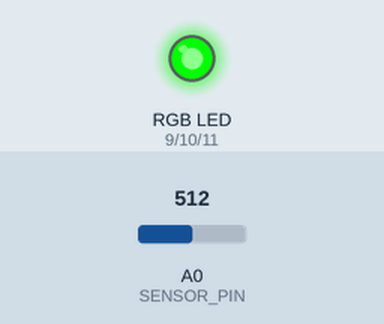
Simulated run of this sketch. Board: Arduino Uno, built with avr-gcc and run on an emulated ATmega328P. On the bench: an RGB LED mixed from three pins (HIGH = lit). The inputs (shaded band) are chosen by the test bench; at power-on: A0 (SENSOR_PIN) = 512. Dim RGB values are drawn brighter than linear.

Above: at 1.2 s.
1.3 s: A0 (SENSOR_PIN) set to 716
At 2.0 s:
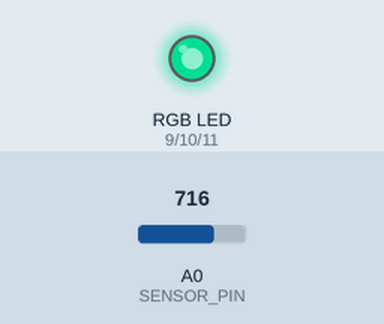
2.8 s: A0 (SENSOR_PIN) set to 778
At 3.1 s:
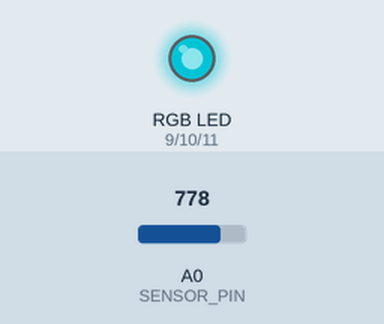
4.3 s: A0 (SENSOR_PIN) set to 900
At 5.5 s:
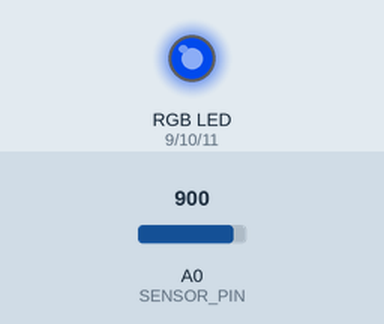
5.8 s: A0 (SENSOR_PIN) set to 1023
At 6.6 s:
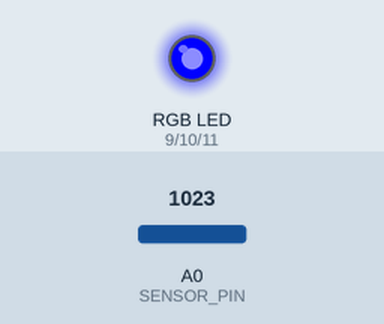
7.3 s: A0 (SENSOR_PIN) set to 511
At 7.7 s:
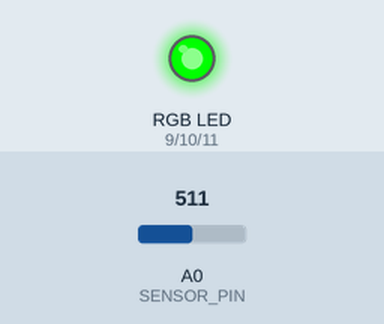
Timing chart, 0 to 9.8 s (numbered marks = the images above; inputs shaded):
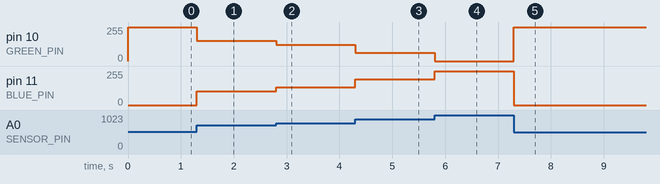

The sketch:

sketch_mar02a.ino
```cpp
// Variables
const int RED_PIN = 9;
const int GREEN_PIN = 10;
const int BLUE_PIN = 11;
const int SENSOR_PIN = 0;

int DISPLAY_TIME = 100; // Milliseconds

void setup() {
  // put your setup code here, to run once:
  pinMode(RED_PIN, OUTPUT);
  pinMode(GREEN_PIN, OUTPUT);
  pinMode(BLUE_PIN, OUTPUT);

}

void loop() {
  // put your main code here, to run repeatedly:

  // Catch value of potentiometer
  float sensorValue;
  sensorValue = analogRead(SENSOR_PIN);

  lightCode(decodeSensor(sensorValue));
  //delay(10);

  //fadeEngine();
}

//MY METHODS

// Constantly fades through RGB color spectrum
void fadeEngine()
{
  int x;
  for(x=0;x<768;x++)
  {
    lightCode(x);
    delay(10);
  }
}

// varry lighting based on zones
void lightCode(int colorCode)
{
  int redHue;
  int greenHue;
  int blueHue;

  if (colorCode <= 255)          // zone 1
  {
    redHue = 255 - colorCode;    // red goes from on to off
    greenHue = colorCode;        // green goes from off to on
    blueHue = 0;             // blue is always off
  }
  else if (colorCode <= 511)     // zone 2
  {
    redHue = 0;                     // red is always off
    greenHue = 255 - (colorCode - 256); // green on to off
    blueHue = (colorCode - 256);        // blue off to on
  }
  else // color >= 512       // zone 3
  {
    redHue = (colorCode - 512);         // red off to on
    greenHue = 0;                   // green is always off
    blueHue = 255 - (colorCode - 512);  // blue on to off
  }

  // Now that the brightness values have been set, command the LED
  // to those values

  analogWrite(RED_PIN, redHue);
  analogWrite(BLUE_PIN, blueHue);
  analogWrite(GREEN_PIN, greenHue);

}

// Takes in the current potentiometer reading and converts it
// to an int that is in the spectrum of the RGB LED hue.
// Returns that int
int decodeSensor(float sensorVal)
{
  // First we need a local variable to calculate percentage in
  float percent;
  // And the threshold of our RGB LED
  float RGBThresh = 768;
  float sensorThresh = 1023*1.5;


  // Now we convert the sensorValue to a percentage
  percent = sensorVal/sensorThresh;

  // And now return the corresponding RGB Hue
  return (RGBThresh*percent);

}
```

Measured:
- after the input at 1.3 s, pin 10 (GREEN_PIN): 255/255 → 153/255 at once; pin 11 (BLUE_PIN): 0/255 → 102/255 at once
- after the input at 2.8 s, pin 10 (GREEN_PIN): 153/255 → 122/255 at once; pin 11 (BLUE_PIN): 102/255 → 133/255 at once
- after the input at 4.3 s, pin 10 (GREEN_PIN): 122/255 → 61/255 at once; pin 11 (BLUE_PIN): 133/255 → 194/255 at once
- after the input at 5.8 s, pin 10 (GREEN_PIN): 61/255 → 0/255 at once; pin 11 (BLUE_PIN): 194/255 → 255/255 at once
- after the input at 7.3 s, pin 10 (GREEN_PIN): 0/255 → 255/255 at once; pin 11 (BLUE_PIN): 255/255 → 0/255 at once
